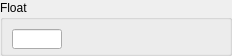
<ui version="4.0" >
 <class>FloatPropertyModifier</class>
 <widget class="QWidget" name="FloatPropertyModifier" >
  <property name="geometry" >
   <rect>
    <x>0</x>
    <y>0</y>
    <width>232</width>
    <height>56</height>
   </rect>
  </property>
  <property name="minimumSize" >
   <size>
    <width>232</width>
    <height>54</height>
   </size>
  </property>
  <property name="maximumSize" >
   <size>
    <width>232</width>
    <height>56</height>
   </size>
  </property>
  <property name="windowTitle" >
   <string>Form</string>
  </property>
  <layout class="QVBoxLayout" name="verticalLayout_2" >
   <property name="spacing" >
    <number>0</number>
   </property>
   <property name="margin" >
    <number>0</number>
   </property>
   <item>
    <widget class="QGroupBox" name="propGroupBox" >
     <property name="title" >
      <string>Float</string>
     </property>
     <layout class="QVBoxLayout" name="verticalLayout" >
      <item>
       <layout class="QHBoxLayout" name="horizontalLayout" >
        <item>
         <widget class="QLineEdit" name="floatEdit" >
          <property name="minimumSize" >
           <size>
            <width>50</width>
            <height>20</height>
           </size>
          </property>
          <property name="maximumSize" >
           <size>
            <width>50</width>
            <height>20</height>
           </size>
          </property>
         </widget>
        </item>
        <item>
         <spacer name="horizontalSpacer" >
          <property name="orientation" >
           <enum>Qt::Horizontal</enum>
          </property>
          <property name="sizeHint" stdset="0" >
           <size>
            <width>40</width>
            <height>20</height>
           </size>
          </property>
         </spacer>
        </item>
       </layout>
      </item>
     </layout>
     <zorder></zorder>
     <zorder></zorder>
    </widget>
   </item>
  </layout>
 </widget>
 <resources/>
 <connections/>
</ui>
